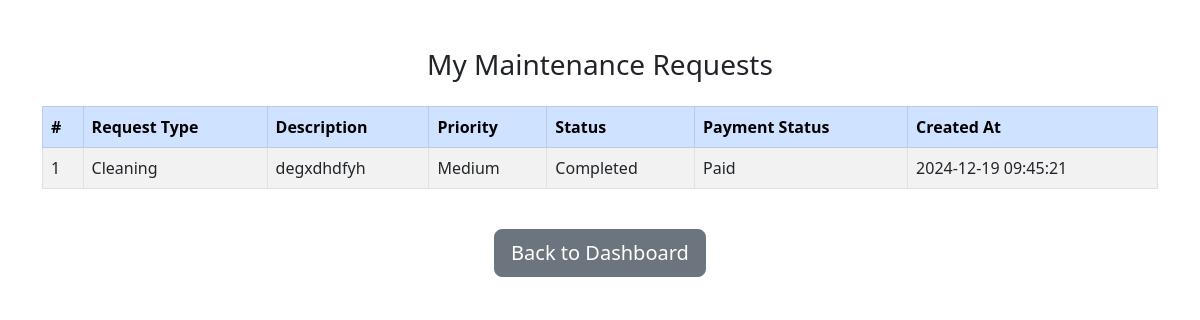
Page /view_requests.php (signed in) on the committed database.
### tables this page shows
CREATE TABLE `maintenance_requests` (
  `id` int(11) NOT NULL,
  `user_id` int(11) NOT NULL,
  `request_type` varchar(255) NOT NULL,
  `description` text NOT NULL,
  `priority` enum('Low','Medium','High') NOT NULL,
  `status` enum('Pending','In Progress','Completed') DEFAULT 'Pending',
  `payment_status` enum('Paid','Unpaid') DEFAULT 'Unpaid',
  `created_at` timestamp NOT NULL DEFAULT current_timestamp()
);

### view_requests.php (the view, shortened to what this page needs)
<?php
include 'db_connection.php';
$user_id = $_SESSION['user_id'];
$query = "SELECT id, request_type, description, priority, status, payment_status, created_at
          FROM maintenance_requests
          WHERE user_id = '$user_id'
          ORDER BY created_at DESC";
$result = $conn->query($query);
?>
<!DOCTYPE html>
<html lang="en">
<head>
    <link href="https://cdn.jsdelivr.net/npm/bootstrap@5.3.0/dist/css/bootstrap.min.css" rel="stylesheet">
</head>
<body>
<div class="container mt-5">
    <h3 class="text-center mb-4">My Maintenance Requests</h3>
    <div class="table-responsive">
        <table class="table table-striped table-bordered">
            <thead class="table-primary">
                <tr>
                    <th>#</th>
                    <th>Request Type</th>
                    <th>Description</th>
                    <th>Priority</th>
                    <th>Status</th>
                    <th>Payment Status</th>
                    <th>Created At</th>
                </tr>
            </thead>
            <tbody>
                <?php
                if ($result->num_rows > 0) {
                    $counter = 1;
                    while ($row = $result->fetch_assoc()) {
                        echo "<tr>
                            <td>" . $counter++ . "</td>
                            <td>" . htmlspecialchars($row['request_type']) . "</td>
                            <td>" . htmlspecialchars($row['description']) . "</td>
                            <td>" . htmlspecialchars($row['priority']) . "</td>
                            <td>" . htmlspecialchars($row['status']) . "</td>
                            <td>" . htmlspecialchars($row['payment_status']) . "</td>
                            <td>" . htmlspecialchars($row['created_at']) . "</td>
                        </tr>";
                    }
                } else {
                    echo "<tr><td colspan='7' class='text-center'>No maintenance requests found.</td></tr>";
                }
                ?>
            </tbody>
        </table>
    </div>
    <div class="d-flex justify-content-center mt-4">
        <a href="dashboard.php" class="btn btn-secondary btn-lg">Back to Dashboard</a>
    </div>
</div>
</body>
</html>

### rows in the picture
maintenance_requests: request_type "Cleaning", description "degxdhdfyh", priority "Medium", status "Completed", payment_status "Paid", created_at "2024-12-19 09:45:21"
